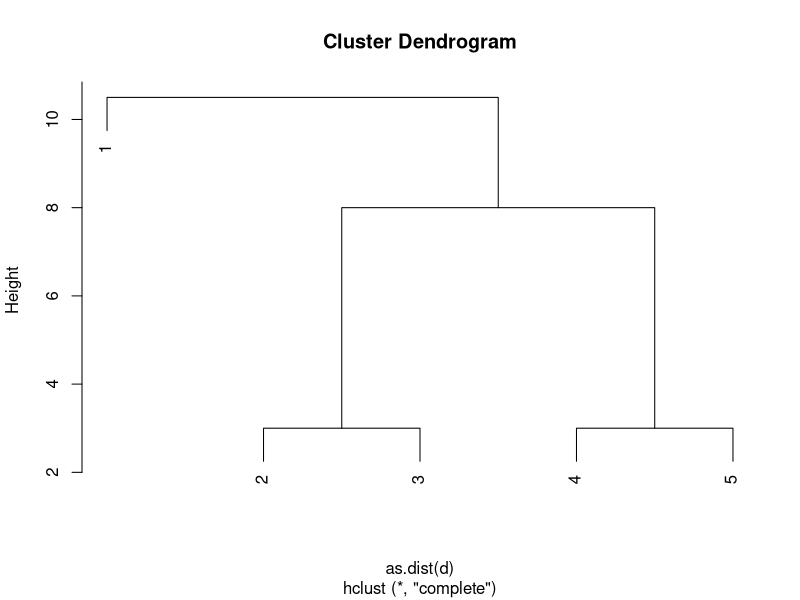

The R source for this figure:


d = rbind(c(0.0,  9.5, 10.5, 9.5, 10.5),
          c(9.5,  0.0,  3.0, 6.0,  7.0),
          c(10.5, 3.0,  0.0, 7.0,  8.0),
          c(9.0,  6.0,  7.0, 0.0,  3.0),
          c(10.5, 7.0,  8.0, 3.0,  0.0))

cl = hclust(as.dist(d))


# plot them colored by class :
png(file = 'dendo.png', width=400, height=400)

plot(cl)
dev.off()

# store the iris 'classes' :
c = iris[,5]

# store the iris 'data' :
d = iris[,seq(1,4)]
m = as.matrix(d)

cmin = apply(m, 2, min)
cmax = apply(m, 2, max)

CPCC = 0.0

for (i in seq(1:10000))
{
  c1 = runif(150, min=cmin[1], max=cmax[1])
  c2 = runif(150, min=cmin[2], max=cmax[2])
  c3 = runif(150, min=cmin[3], max=cmax[3])
  c4 = runif(150, min=cmin[4], max=cmax[4])

  C   = cbind(c1,c2,c3,c4)
  DC1 = dist(C)
  hC  = hclust(DC1, 'ave')
  DC2 = cophenetic(hC)

  CPCC = CPCC + cor(DC1, DC2)
}

CPCC = CPCC / 10000

D1 = dist(m)
hc = hclust(D1, 'ave')
D2 = cophenetic(hc)

dataCPCC = cor(D1,D2)
